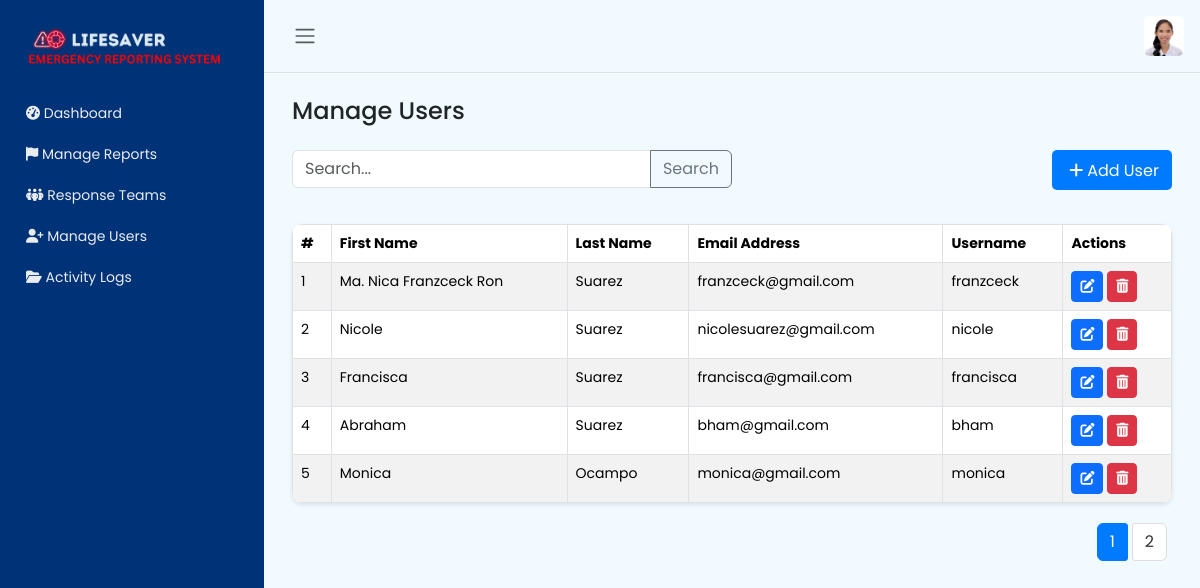
Screenshot of /manage_users.php (signed in) with the database file from the repository.
### tables this page shows
CREATE TABLE `mss_users` (
  `id` int(11) NOT NULL,
  `first_name` varchar(250) NOT NULL,
  `last_name` varchar(250) NOT NULL,
  `username` varchar(250) NOT NULL,
  `password` varchar(250) NOT NULL,
  `email` varchar(250) NOT NULL,
  `contact_number` varchar(250) NOT NULL,
  `avatar` varchar(250) NOT NULL
);

### manage_users.php (the view, shortened to what this page needs)
<?php
require 'connection.php';
$limit = 5;
$page = isset($_GET['page']) ? $_GET['page'] : 1;
$start = ($page - 1) * $limit;
$search = '';
$totalQuery = "SELECT count(id) as total FROM mss_users WHERE first_name LIKE '%$search%' OR last_name LIKE '%$search%' OR email LIKE '%$search%' OR username LIKE '%$search%'";
$totalResult = $conn->query($totalQuery);
$totalData = $totalResult->fetch_assoc();
$total = $totalData['total'];
$pages = ceil($total / $limit);
$sql = "SELECT * FROM mss_users WHERE first_name LIKE '%$search%' OR last_name LIKE '%$search%' OR email LIKE '%$search%' OR username LIKE '%$search%' LIMIT $start, $limit";
$result = $conn->query($sql);
$rowNum = ($page - 1) * $limit + 1;
?>
<!DOCTYPE html>
<html lang="en">
<head>
    <link href="https://cdn.jsdelivr.net/npm/bootstrap@5.3.3/dist/css/bootstrap.min.css" rel="stylesheet">
    <link rel="stylesheet" href="css/style2.css" />
    <link rel="stylesheet" href="css/style3.css" />
    <link rel="stylesheet" href="https://cdnjs.cloudflare.com/ajax/libs/font-awesome/6.5.1/css/all.min.css"/>
</head>
<body>
    <div class="wrapper">
    <?php require 'sidebar.php' ?>
        <div class="main">
        <?php require 'navbar.php'; ?>
            <main class="content px-3 py-2">
                <div class="container-fluid mt-3">
                     <h4 class="mb-4">Manage Users</h4>
                     <div class="d-flex justify-content-end mb-3">
                        <form action="" method="get" class="input-group w-50">
                                <input type="text" class="form-control" placeholder="Search..." name="search" value="<?php echo $search; ?>">
                                <button type="submit" class="btn btn-outline-secondary">Search</button>
                        </form>
                        <a  href="users.php" class="btn btn-primary add-user-btn"><i class="fa-solid fa-plus m-1"></i>Add User</a>
                     </div>
                <table class="table table-striped table-hover table-bordered table-m">
                    <thead>
                        <tr>
                            <th >#</th>
                            <th>First Name</th>
                            <th>Last Name</th>
                            <th>Email Address</th>
                            <th>Username</th>
                            <th>Actions</th>
                        </tr>
                    </thead>
                    <tbody>
                    <?php
                        if ($result->num_rows > 0) {
                            while($row = $result->fetch_assoc()) {
                                echo "<tr>";
                                echo "<td>" . $rowNum++ . "</td>";
                                echo "<td>" . $row["first_name"] . "</td>";
                                echo "<td>" . $row["last_name"] . "</td>";
                                echo "<td>" . $row["email"] . "</td>";
                                echo "<td>" . $row["username"] . "</td>";
                                echo '<td>
                                        <a href="#" class="btn btn-sm btn-primary edit-btn" data-id="' . $row["id"] . '"><i class="fa-solid fa-pen-to-square"></i></a>
                                        <a href="#" class="btn btn-sm btn-danger delete-btn" data-id="' . $row["id"] . '"><i class="fa-solid fa-trash-can"></i></a>
                                      </td>';
                                echo "</tr>";
                            }
                        } else {
                            echo "<tr><td colspan='6'>No users found</td></tr>";
                        }
                    ?>
                    </tbody>
                </table>
                <nav aria-label="Page navigation">
                    <ul class="pagination justify-content-end">
                        <?php for($i = 1; $i <= $pages; $i++) : ?>
                            <li class="page-item <?php if($page == $i) echo 'active'; ?>"><a class="page-link" href="?page=<?php echo $i; ?>"><?php echo $i; ?></a></li>
                        <?php endfor; ?>
                    </ul>
                </nav>
            </main>
        </div>
    </div>
</body>
</html>

### sidebar.php
<aside id="sidebar" class="js-sidebar">
            <div class="h-100">
                <div class="sidebar-logo">
                    <a href=""><img class="logo m-2" src="images/logo.png"></a>
                </div>
                <ul class="sidebar-nav">
                    <li class="sidebar-item">
                        <a href="dashboard.php" class="sidebar-link">
                            <i class="fa-solid fa-gauge-high"></i>
                        Dashboard
                        </a>
                    </li>
                    <li class="sidebar-item">
                        <a href="emergency_reports.php" class="sidebar-link">
                            <i class="fa-solid fa-flag"></i>
                        Manage Reports
                        </a>
                    </li>
                    <li class="sidebar-item">
                        <a href="response_teams.php" class="sidebar-link">
                            <i class="fa-solid fa-people-group"></i>
                        Response Teams
                        </a>
                    </li>
                    <li class="sidebar-item">
                        <a href="manage_users.php" class="sidebar-link">
                            <i class="fa-solid fa-user-plus"></i>
                        Manage Users
                        </a>
                    </li>
                    <li class="sidebar-item">
                        <a href="activity_logs.php" class="sidebar-link">
                            <i class="fa-solid fa-folder-open"></i>
                        Activity Logs
                        </a>
                    </li>
                </ul>
            </div>
        </aside>

### navbar.php (shortened to what this page needs)
<nav class="navbar navbar-expand px-3 border-bottom">
     <button class="btn" id="sidebar-toggle" type="button">
        <span class="navbar-toggler-icon"></span>
     </button>
                <div class="navbar-collapse navbar">
                    <ul class="navbar-nav">
                        <li class="nav-item dropdown">
                            <a href="#" data-bs-toggle="dropdown" class="nav-icon pe-md-0">
                                <img src="images/profile.jpg" class="avatar img-fluid rounded" alt="">
                            </a>
                        </li>
                    </ul>
                </div>
 </nav>

### css/style2.css (style rules this page uses)
body { font-family: 'Poppins'; font-size: 0.0875rem; opacity: 1; overflow-y: scroll; margin: 0; background: #f1fbff; }
a { cursor: pointer; text-decoration: none; }
li { list-style: none; }
.wrapper { align-items: stretch; display: flex; width: 100%; }
#sidebar { max-width: 264px; min-width: 264px; background: #003277; transition: all 0.35s ease-in-out; }
.main { display: flex; flex-direction: column; min-height: 100vh; min-width: 0; overflow: hidden; transition: all 0.35s ease-in-out; width: 100%; }
.logo { height: 40px; }
.sidebar-logo { padding: 1.15rem; }
.sidebar-nav { flex-grow: 1; list-style: none; margin-bottom: 0; padding-left: 0; margin-left: 0; }
a.sidebar-link { padding: .625rem 1.625rem; color: #e9ecef; position: relative; display: block; font-size: 0.875rem; }
.avatar { height: 40px; width: 40px; }
.navbar-expand .navbar-nav { margin-left: auto; }
.content { flex: 1; max-width: 100vw; width: 100vw; }
@media (min-width:768px) { .content { max-width: auto; width: auto; } }

### css/style3.css (style rules this page uses)
* { margin: 0; padding: 0; font-family: 'Poppins'; box-sizing: border-box; }
body { background: #f1fbff; }
.input-group { margin-bottom: 20px; }
table { width: 100%; border-collapse: collapse; border-spacing: 0; background-color: #fff; border-radius: 10px; overflow: hidden; box-shadow: 0 2px 4px rgba(0, 0, 0, 0.1); }
th, td { padding: 12px 15px; text-align: left; border-bottom: 1px solid #ddd; font-size: 14px; }
th { background-color: #f8f9fa; font-weight: bold; color: #333; }
tbody tr:nth-child(even) { background-color: #f9f9f9; }
.add-user-btn { margin-left: auto; display: block; width: 120px; height: 40px; text-align: center; background-color: #007bff; color: #fff; border: none; border-radius: 5px; padding: 8px 0; text-decoration: none; }
.pagination { justify-content: center; margin-top: 20px; }
.page-item { display: inline-block; margin-right: 5px; }
.page-link { padding: 6px 12px; border: 1px solid #ddd; border-radius: 3px; color: #333; background-color: #fff; }
.page-item.active .page-link { background-color: #007bff; border-color: #007bff; color: #fff; }

### rows the page displays
mss_users: first_name "Ma. Nica Franzceck Ron", last_name "Suarez", email "franzceck@gmail.com", username "franzceck"
mss_users: first_name "Nicole", last_name "Suarez", email "nicolesuarez@gmail.com", username "nicole"
mss_users: first_name "Francisca", last_name "Suarez", email "francisca@gmail.com", username "francisca"
mss_users: first_name "Abraham", last_name "Suarez", email "bham@gmail.com", username "bham"
mss_users: first_name "Monica", last_name "Ocampo", email "monica@gmail.com", username "monica"
